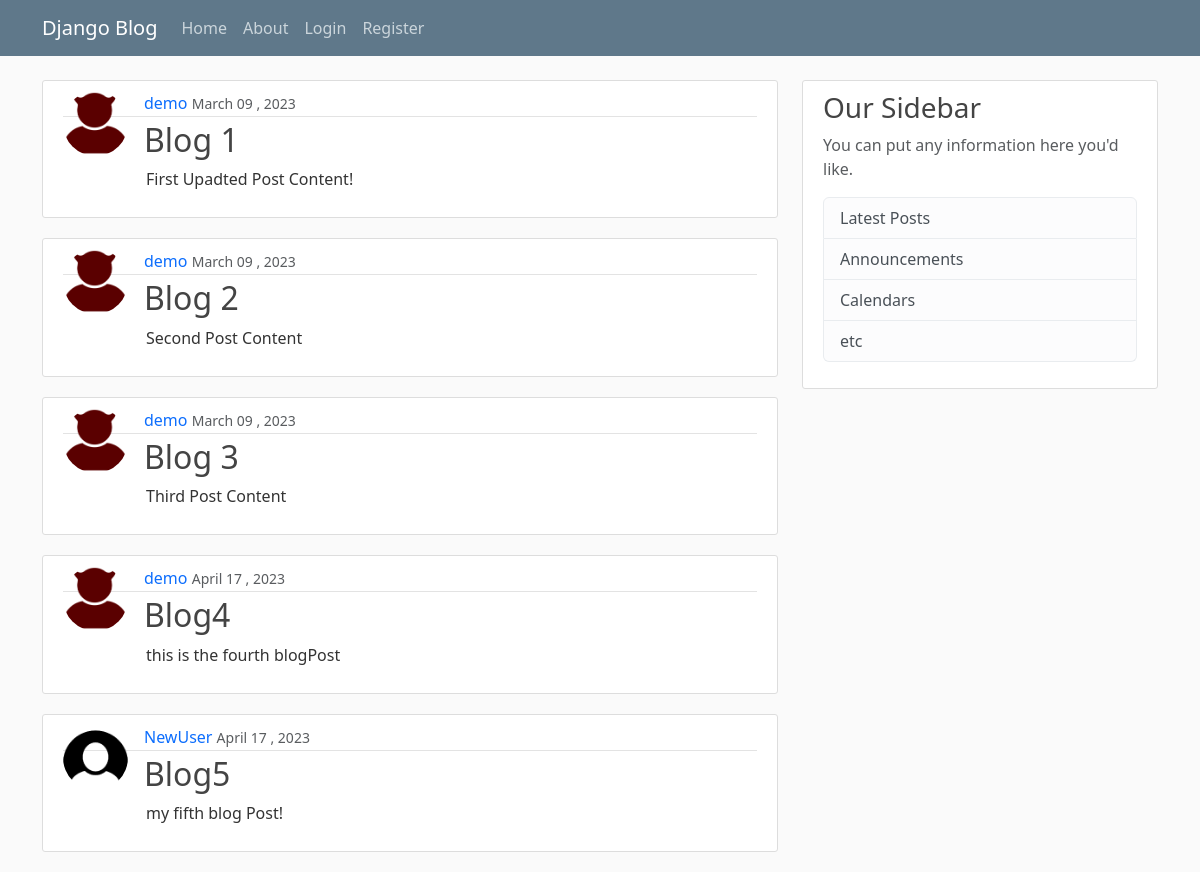
The app's page /, older data.
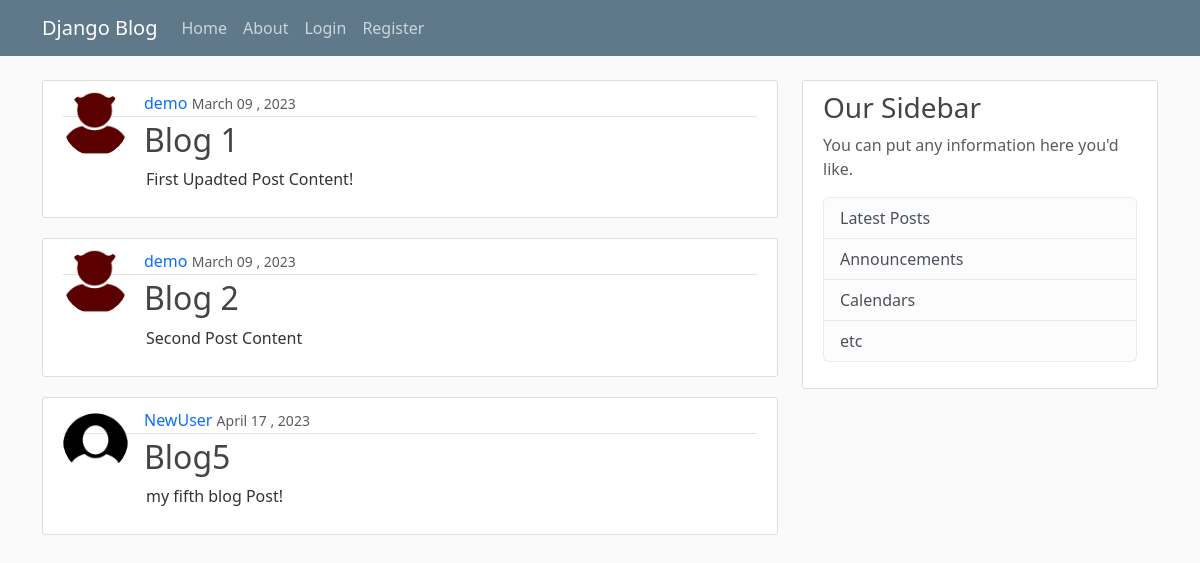
The same page, newer data.
### blog/models.py (models this page shows, shortened)
class Post(models.Model):
    title=models.CharField(max_length=100)
    content=models.TextField()
    date_posted=models.DateTimeField(default=timezone.now)
    author=models.ForeignKey(User,on_delete=models.CASCADE)

### users/models.py (models this page shows, shortened)
class Profile(models.Model):
    user=models.OneToOneField(User,on_delete=models.CASCADE)
    image=models.ImageField(default='default.jpg',upload_to='profile_pics')

### blog/views.py (the view)
# urls.py: path('',PostListView.as_view(),name='blog-home'),  #blog/post_list.html  >> <app>/<model>_<viewtype>.html
class PostListView(ListView):
    model = Post
    template_name = 'blog/home.html'
    context_object_name = 'posts'
    paginate_by = 5

### blog/templates/blog/home.html (shortened to what this page needs)
{% extends 'blog/base.html' %}
{% block content %}
{% for post in posts %}
<article class="media content-section">
    <img class='rounded-circle article-img' src="{{ post.author.profile.image.url }}" alt="" style="float: left;">
    <div class="media-body">
        <div class="article-metadata">
            <a class="mr-2" href="#" style="text-decoration: none !important;">{{ post.author }}</a>
            <small class="text-muted">{{ post.date_posted|date:'F d , Y' }}</small>
        </div>
        <h2><a style="text-decoration:none" class="article-title" href="{% url 'post-detail' post.id %}">{{ post.title }}</a></h2>
        <p class="article-content" style="margin-left: 83px;">{{ post.content }}</p>
    </div>
</article>
{% endfor %}
{% endblock content %}

Row changes from the older to the newer data that the page shows:
removed Post: author.profile.image (picture), author "demo", date_posted "March 09 , 2023", title "Blog 3", content "Third Post Content"
removed Post: author.profile.image (picture), author "demo", date_posted "April 17 , 2023", title "Blog4", content "this is the fourth blogPost"
